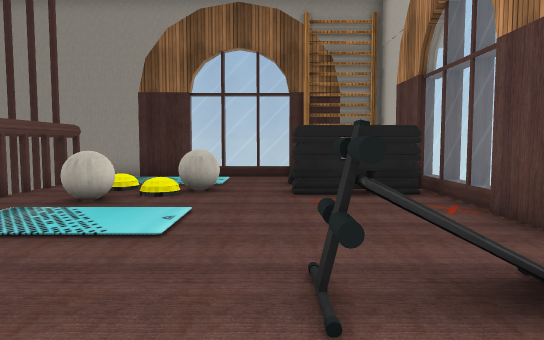
view 1 (above)

17 first-person views from a walk through a 3-D level made in the Unity game engine. The camera is 1.2 m above the floor, tilts 4° down and sees 70° across. The floor is counted in squares, 1 m on a side. Each view is taken from the middle of a square. On the plan, view 1 faces up. The plan holds only what a view shows up to about 15 squares ahead; the rest is blank. The place goes on beyond the plan. Some animated figures are not drawn. Some surface patterns are stand-ins.

view 2
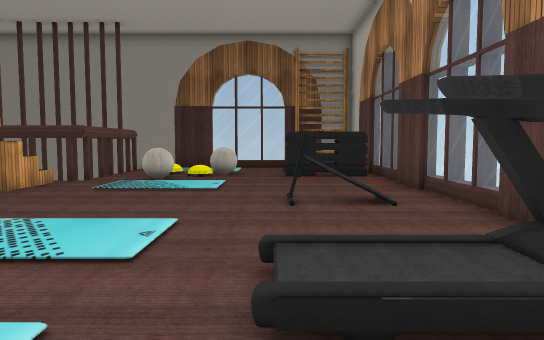

view 3
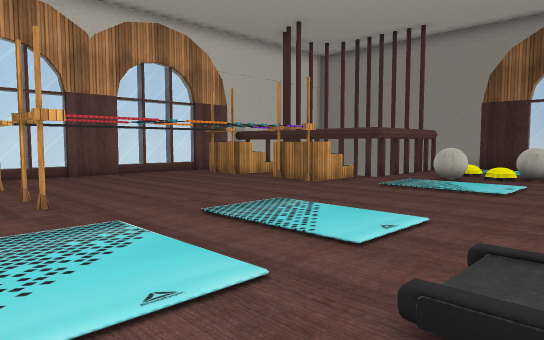

view 4
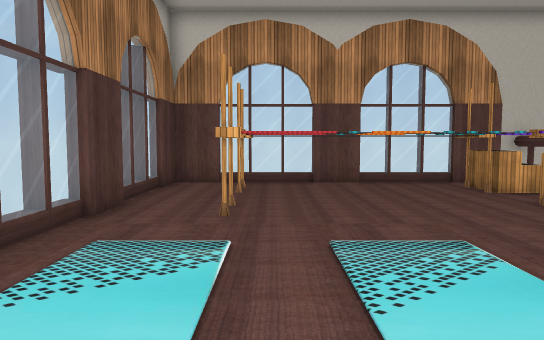

view 5
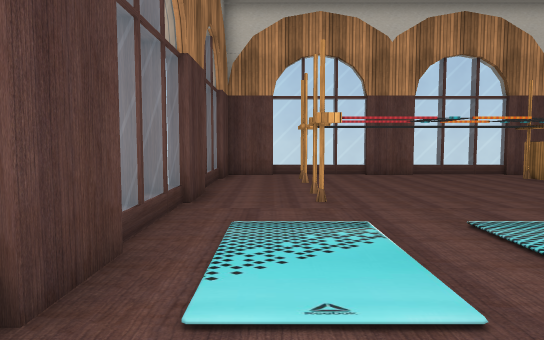

view 6
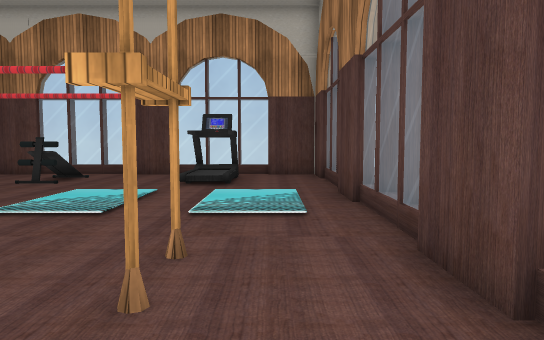

view 7
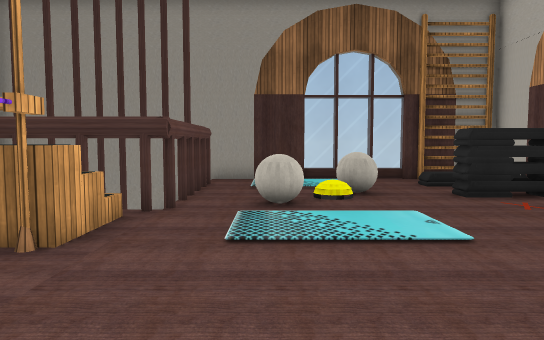

view 8
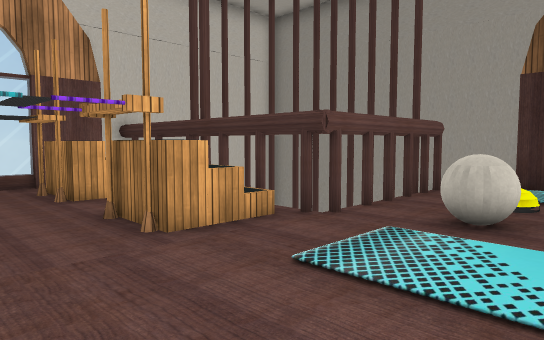

view 9
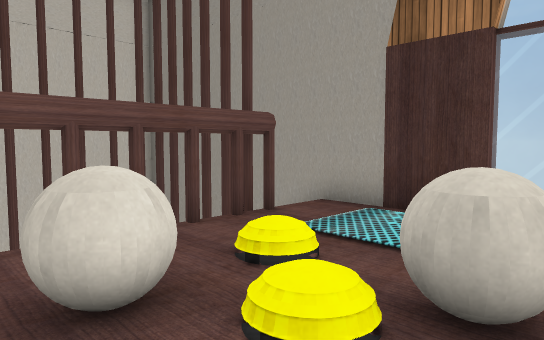

view 10
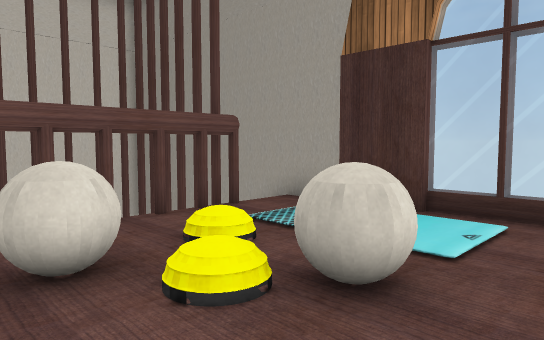

view 11
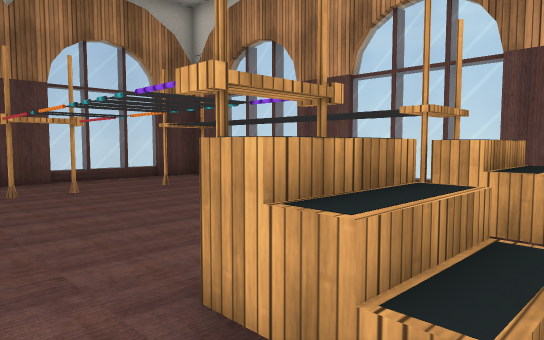

view 12
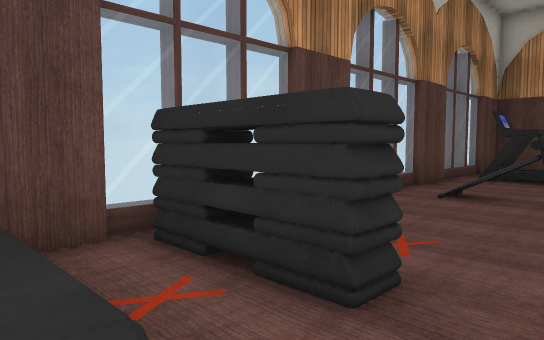

view 13
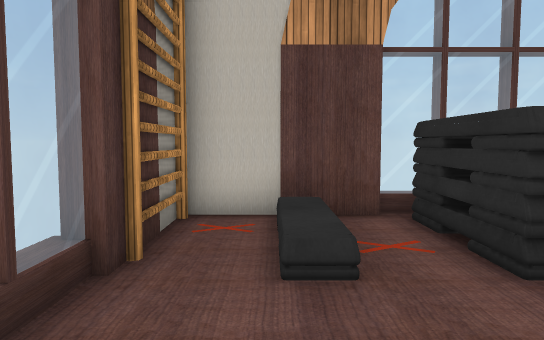

view 14
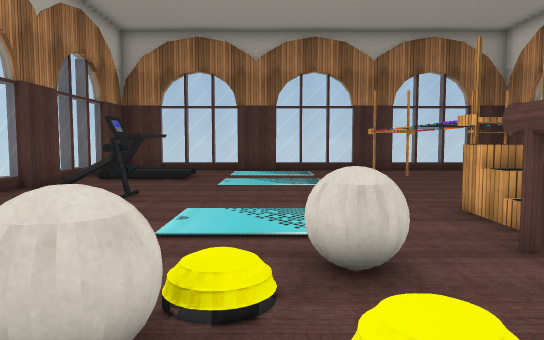

view 15
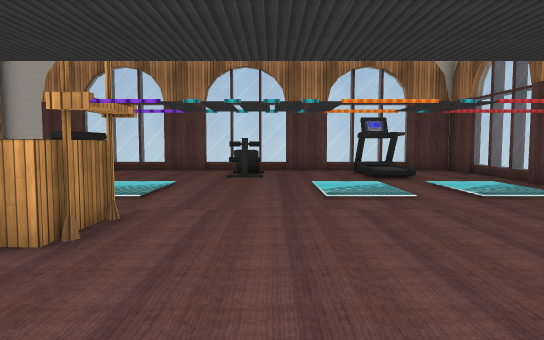

view 16
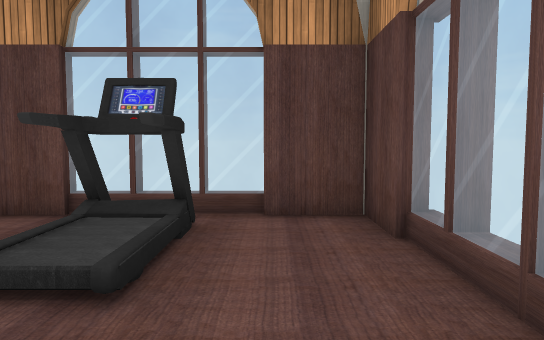

view 17
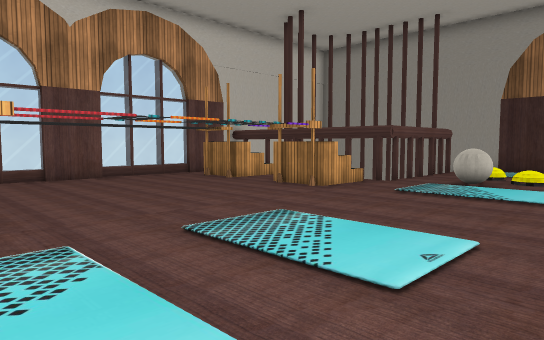

### Floor plan
Key: @ floor where view 1 was taken; # wall or solid block; . main floor; : floor 0.25 m higher than the main floor; + floor 1.75 m higher than the main floor; - floor 6 m lower than the main floor; / step, stairs or slope; = window, fence, low wall or low ledge; B building; T thing the floor can be seen under or through; O other object.
Columns run from 14 left of view 1 to 4 right of it. Each row starts with its distance up from view 1.
 14  BBBBBBBBBBBBBBBOOB
 13 B       /.........B
 12 B    ####. . .////B
 11 B       #.....////B
 10 B       #.O.OO.#=#B
  9 B       #..:O..#=#B
  8 B        .OO......B
  7 BB     --.........B
  6 B      O..   .....B
  5 B.##..#O..........B
  4 B.TT..OO..........B
  3 B.+T..OO.......OO.B
  2 B.+T..OO..........B
  1 B.+ ..OO..........B
  0 B.+T..OO...  .@...B
 -1 B.+ ..##........O.B
 -2 B.+ ..OO....../:OOB
 -3 B.TT..OO....../OOOB
 -4 B........... .....B
 -5 B.................B
 -6 BBBBBBBBBBBBBBBBBBB

Positions as (right, up) in squares from view 1, and headings:
1: (0, 0), facing up
2: (0, -5), facing up
3: (1, -5), facing up-left
4: (1, -2), facing left
5: (1, -4), facing left
6: (-11, -4), facing right
7: (-4, 0), facing up
8: (-2, 2), facing up-left
9: (-1, 7), facing up-left
10: (0, 7), facing up-left
11: (-5, 7), facing down-left
12: (-1, 12), facing down-right
13: (-3, 12), facing right
14: (-3, 12), facing down
15: (-13, 2), facing right
16: (-3, -4), facing right
17: (0, -4), facing up-left
